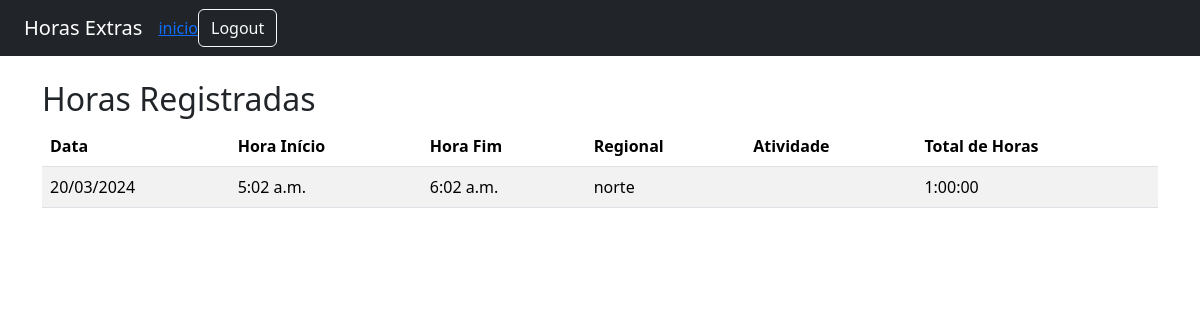
Page /consulta/ (signed in) on the committed database.
### core/models.py (models this page shows, shortened)
class RegistroHora(models.Model):
    funcionario = models.ForeignKey(User, on_delete=models.CASCADE, null=True, blank=True)
    regional = models.ForeignKey(Regional, on_delete=models.CASCADE)
    data = models.DateField()
    hora_inicio = models.TimeField()
    hora_fim = models.TimeField()

class Regional(models.Model):
    nome = models.CharField(max_length=100)

### core/views.py (the view)
# urls.py: path('consulta/', views.consultar_horas, name='registro_consultas'),
def consultar_horas(request):
    registros = RegistroHora.objects.filter(funcionario=request.user)
    for r in registros:
        if r.hora_inicio and r.hora_fim:
            inicio = datetime.combine(datetime.today(), r.hora_inicio)
            fim = datetime.combine(datetime.today(), r.hora_fim)
            duracao = fim - inicio
            r.total_horas = duracao
        else:
            r.total_horas = None
    return render(request, 'core/registro_consulta.html', {'registros': registros})

### core/Templates/core/registro_consulta.html
{% extends 'base.html' %}
{% block content %}
<h2>Horas Registradas</h2>
{% if registros %}
    <table class="table table-striped">
        <thead>
            <tr>
                <th>Data</th>
                <th>Hora Início</th>
                <th>Hora Fim</th>
                <th>Regional</th>
                <th>Atividade</th>
                <th>Total de Horas</th>
            </tr>
        </thead>
        <tbody>
            {% for registro in registros %}
            <tr>
                <td>{{ registro.data|date:"d/m/Y" }}</td>
                <td>{{ registro.hora_inicio }}</td>
                <td>{{ registro.hora_fim }}</td>
                <td>{{ registro.regional.nome }}</td>
                <td>{{ registro.atividade.descricao }}</td>
                <td>
                    {% if registro.total_horas %}
                        {{ registro.total_horas }}
                    {% else %}
                        N/A
                    {% endif %}
                </td>
            </tr>
            {% endfor %}
        </tbody>
    </table>
{% else %}
    <p>Você ainda não registrou nenhuma hora.</p>
{% endif %}
{% endblock %}

### rows in the picture
RegistroHora: data "20/03/2024", hora_inicio "5:02 a.m.", hora_fim "6:02 a.m.", regional.nome "norte", total_horas "1:00:00"
